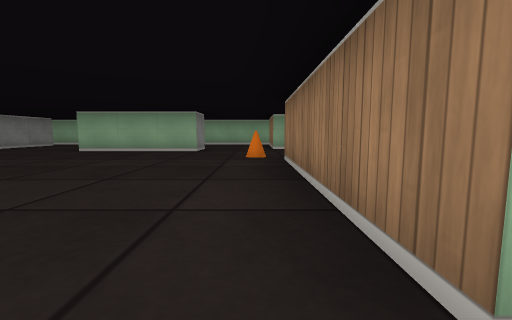
[1] (above)

21 first-person views from a walk through a cub3D ray-caster map. The camera is about half as high as the walls, tilts 6° down and sees 90° across. The floor is counted in squares. Each view is taken from the middle of a square. On the plan, view 1 faces up. The plan holds only what a view shows up to about 9 squares ahead; the rest is blank.

[2]
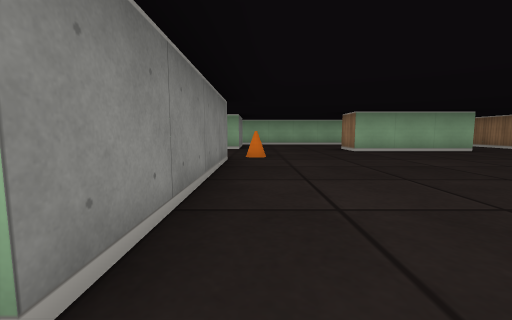

[3]
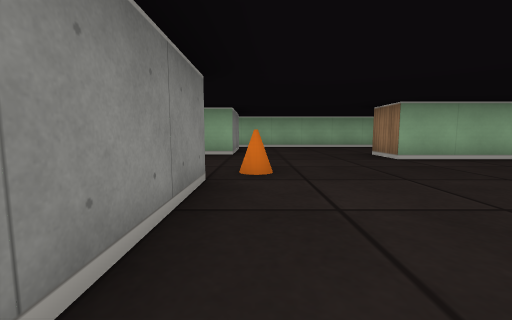

[4]
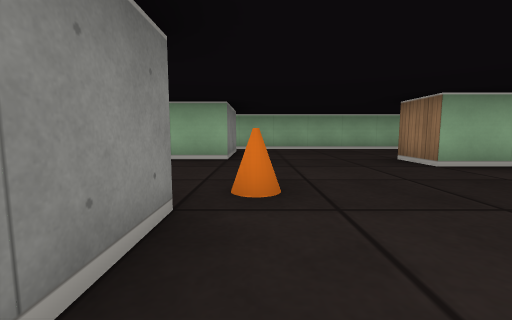

[5]
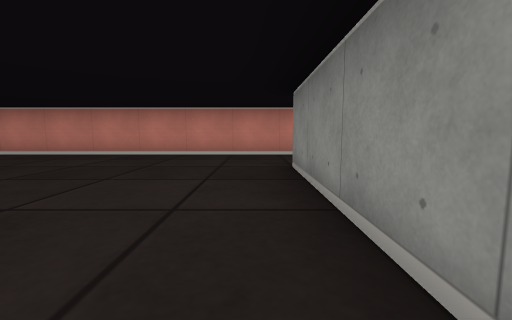

[6]
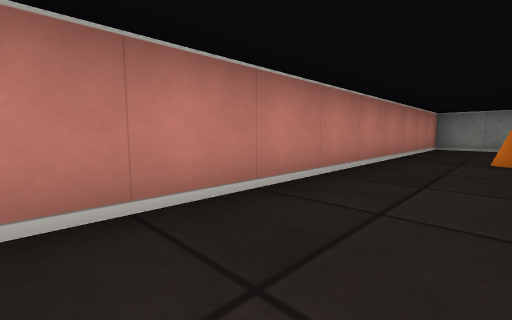

[7]
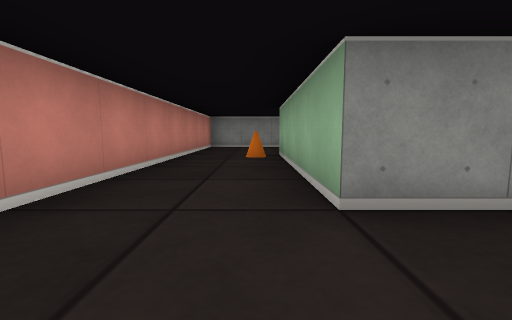

[8]
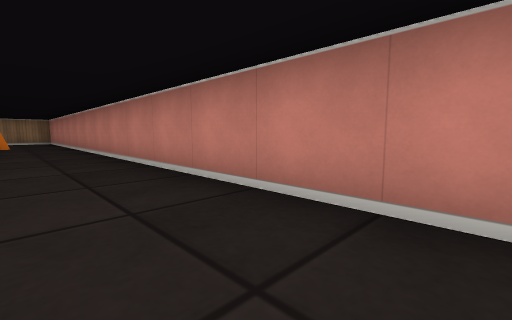

[9]
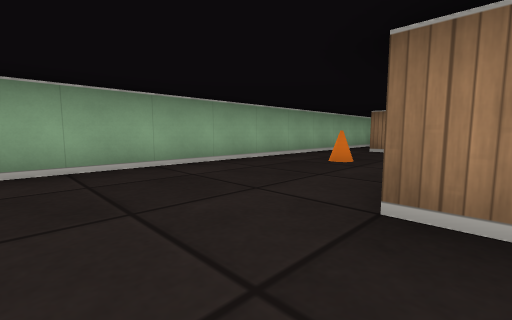

[10]
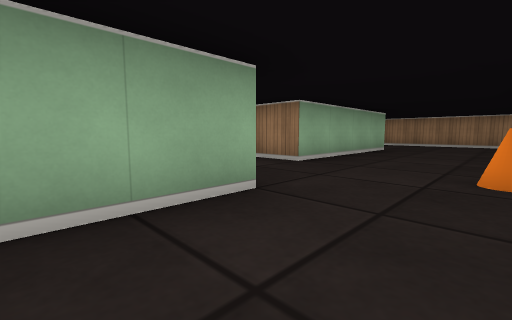

[11]
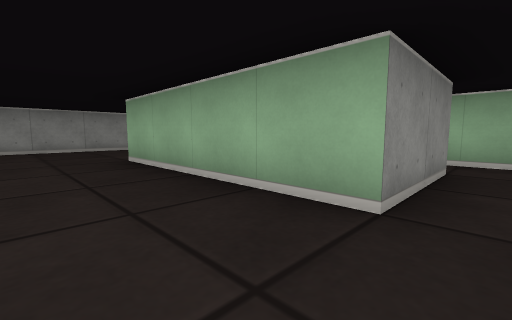

[12]
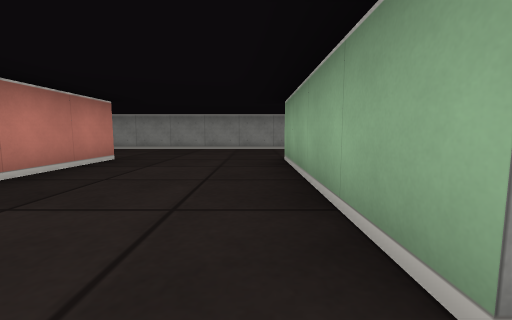

[13]
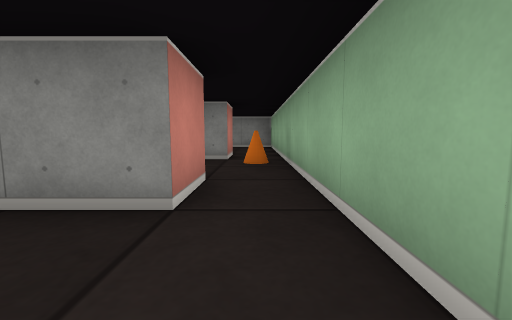

[14]
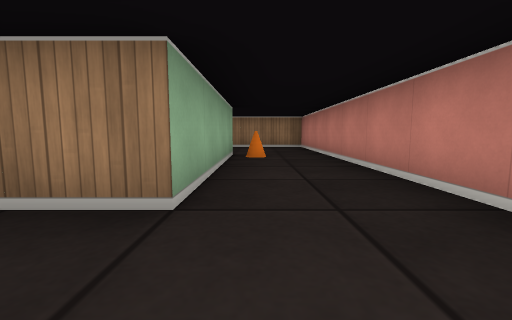

[15]
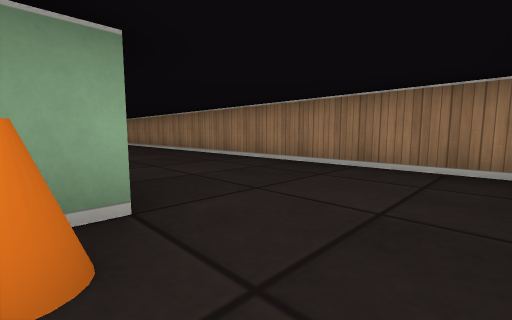

[16]
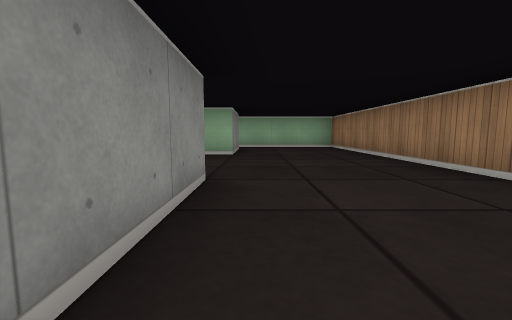

[17]
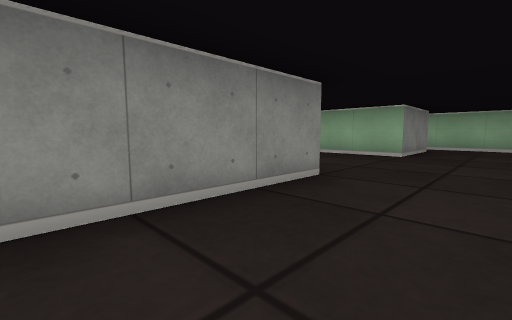

[18]
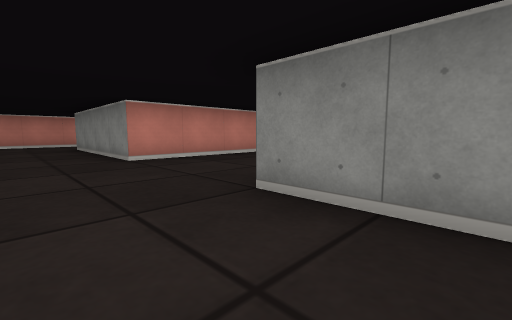

[19]
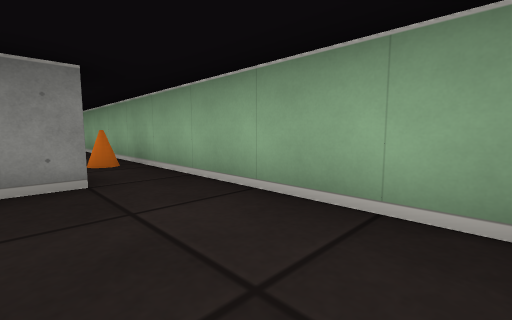

[20]
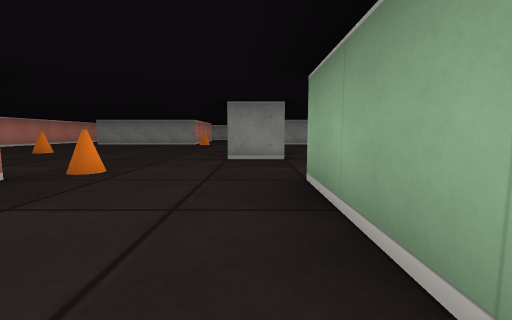

[21]
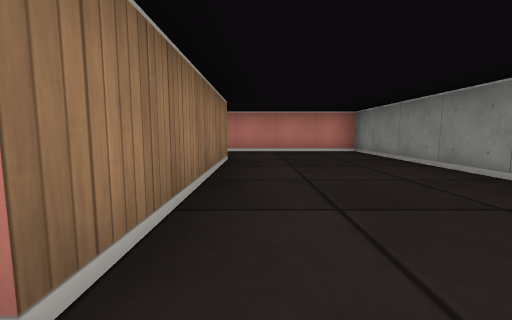

### Floor plan
Points are (right, up) in squares from view 1. A wall is a line through its corners. A room is listed if a view was taken in it or the views show most of it. See-through windows are left out.
Room 1 (views 1, 2, 3, 4, 5, 6, 7, 8, 9, 10, 11, 12, 13, 14)
walls: (-7.5, 4.5) (-7.5, 0.5) (-11.5, 0.5); (-1.5, 7.6) (-1.5, 6.5) (-4.5, 6.5) (-4.5, 7.5); (0.5, 0.5) (0.5, 4.5); (0.5, 7.5) (0.5, 9.5); (-8.5, 9.5) (-7.5, 9.5) (-7.5, 7.5) (-8.5, 7.5); (0.5, 10.5) (-8.5, 10.5); (-12.5, -1.5) (-0.5, -1.5)
ways out: opening at (-0.5, -0.5) to room 2; opening at (0, 6.5) to room 2; opening at (-11.5, -0.5) to room 3; opening at (-8, 6.5) to room 3; opening at (-8, 10) to room 4; opening at (0, 10) to room 5
objects: cone (-11, 0); cone (-7, 5); cone (-3, 2); cone (-2, 9); cone (0, 5)
Room 2 (views 15, 16, 17, 18, 19, 20)
walls: (0.5, 4.5) (4.5, 4.5) (4.5, 0.5) (0.5, 0.5); (4.5, 9.6) (4.5, 7.5) (0.5, 7.5); (-0.5, -1.5) (7.5, -1.5) (7.5, 10.5) (4, 10.5)
ways out: opening at (-0.5, -0.5) to room 1; opening at (0, 6.5) to room 1
objects: cone (4, 0)
Room 3 (view 21)
walls: (-8.5, 7.5) (-11.5, 7.5); (-11.5, 0.5) (-11.5, 4.5) (-9.4, 4.5); (-11, 10.5) (-14.5, 10.5) (-14.5, -1.5) (-12.5, -1.5)
ways out: opening at (-11.5, -0.5) to room 1; opening at (-8, 6.5) to room 1
Room 4 (no view inside)
walls: (-10.5, 9.5) (-10.5, 9); (-8.5, 10.5) (-11, 10.5)
ways out: opening at (-8, 10) to room 1
objects: cone (-10, 10)
Room 5 (no view inside)
walls: (4, 10.5) (0.5, 10.5)
ways out: opening at (0, 10) to room 1
objects: cone (3, 10)

Positions as (right, up) in squares from view 1, and headings:
1: (0, 0), facing up
2: (-7, 0), facing up
3: (-7, 2), facing up
4: (-7, 3), facing up
5: (-7, 4), facing down
6: (-6, 0), facing down-left
7: (-6, 0), facing left
8: (-6, 0), facing down-right
9: (-6, 7), facing up-right
10: (-3, 5), facing up-right
11: (-7, 6), facing up-left
12: (-7, 7), facing left
13: (-6, 10), facing left
14: (-1, 0), facing right
15: (4, -1), facing up-right
16: (5, 2), facing up
17: (6, 2), facing up-left
18: (6, 9), facing down-left
19: (7, 9), facing up-left
20: (3, 7), facing left
21: (-12, 5), facing down
